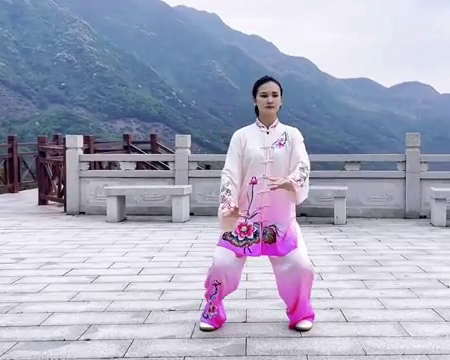
#> input picture frame 0 of public/practice-media/24-02.mp4, 450 x 360 px, given in place of 24.mp4, which was not available
$ python inspect-24.py
#> lines starting #> are read from the running program, lines starting #| are printed output that depends on the picture; pictures that were not available may be replaced by others from this repository, and a replacement may not be noted
"""Render timestamped contact sheets of the user-provided 24.mp4 for boundary review."""
from pathlib import Path
import argparse
import cv2
from PIL import Image, ImageDraw

ROOT = Path(__file__).resolve().parents[1]
parser = argparse.ArgumentParser()
parser.add_argument('--start', type=float, default=0)
parser.add_argument('--end', type=float, default=287.366667)
parser.add_argument('--step', type=float, default=10)
parser.add_argument('--name', default='overview')
parser.add_argument('--crop', type=int, nargs=4)
args = parser.parse_args()
out = ROOT / 'artifacts' / 'source-24-review'
out.mkdir(parents=True, exist_ok=True)
cap = cv2.VideoCapture(str(ROOT.parents[1] / '24.mp4'))
times = []
t = args.start
while t < args.end:
    times.append(t)
    t += args.step
for page in range((len(times) + 29) // 30):
    group = times[page * 30:(page + 1) * 30]
    sheet = Image.new('RGB', (5 * 320, ((len(group) + 4) // 5) * 204), '#ffffff')
    draw = ImageDraw.Draw(sheet)
    for n, t in enumerate(group):
        cap.set(cv2.CAP_PROP_POS_MSEC, t * 1000)
        ok, frame = cap.read()
        if not ok:
            continue
        frame = cv2.cvtColor(frame, cv2.COLOR_BGR2RGB)
        if args.crop:
            cx, cy, cw, ch = args.crop
            frame = frame[cy:cy + ch, cx:cx + cw]
        x, y = (n % 5) * 320, (n // 5) * 204
        sheet.paste(Image.fromarray(frame).resize((320, 180)), (x, y))
        draw.text((x + 5, y + 183), f'{t:.3f}s  {int(t)//60:02}:{t%60:06.3f}', fill='#000000')
    path = out / f'{args.name}-{page + 1:02}.jpg'
    sheet.save(path, quality=94)
    print(path)
#> this loop made 1 pass
#| artifacts/source-24-review/overview-01.jpg
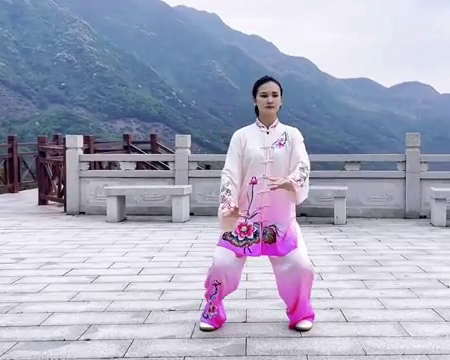
#> input picture frame 0 of public/practice-media/24-02.mp4, 450 x 360 px, given in place of 24.mp4, which was not available
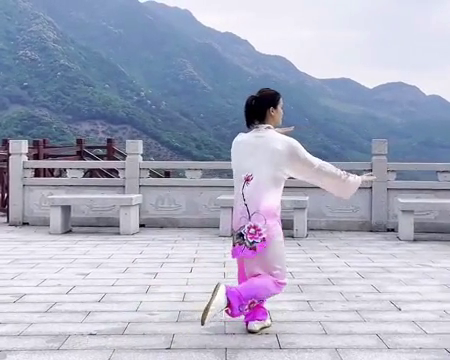
#> input picture frame 300 of public/practice-media/24-02.mp4, 450 x 360 px, given in place of 24.mp4, which was not available
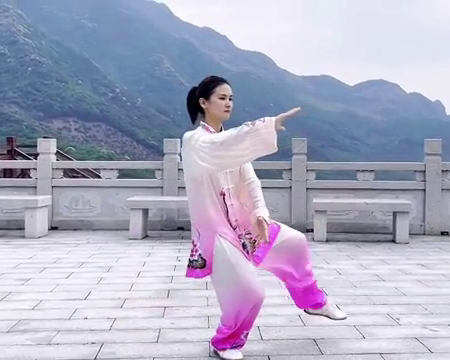
#> input picture frame 600 of public/practice-media/24-02.mp4, 450 x 360 px, given in place of 24.mp4, which was not available
#> pass 1, `sheet.save(path, quality=94)`:
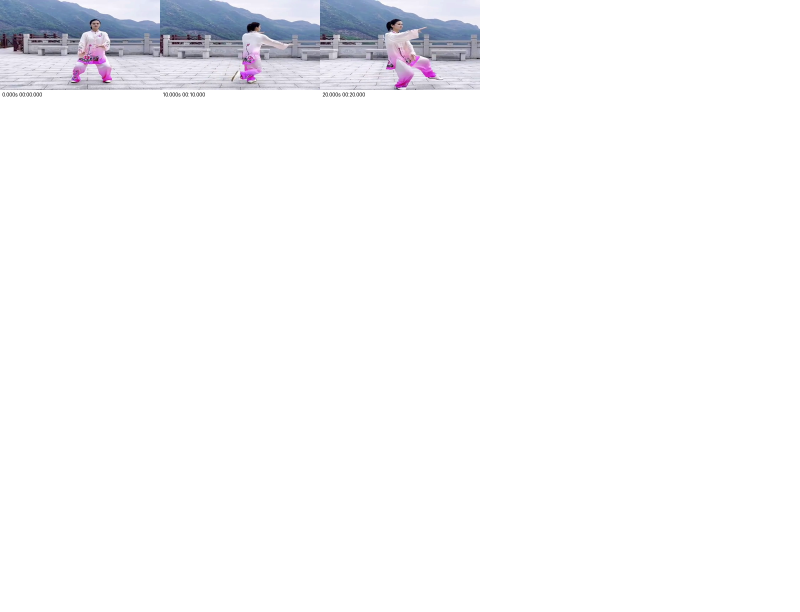
#> saved as overview-01.jpg: PIL image 1600x1224 RGB (shown at 1/2 size); mean R, G, B 247.4, 247.6, 249.4
cap.release()

$ run again, starting later in the video
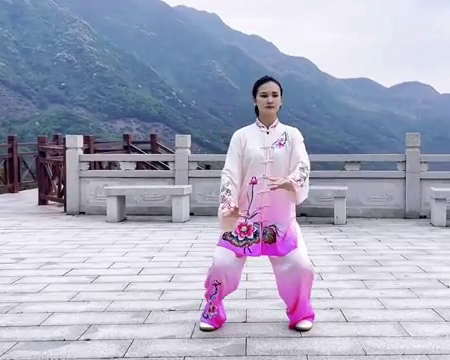
#> input picture frame 0 of public/practice-media/24-02.mp4, 450 x 360 px, given in place of 24.mp4, which was not available
#> the loop `for page in range((len(times) + 29) // 30):` made 1 pass
#| artifacts/source-24-review/overview-01.jpg
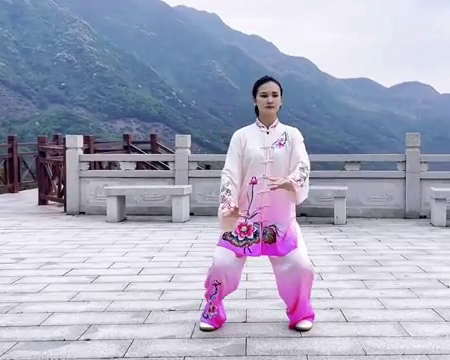
#> input picture frame 0 of public/practice-media/24-02.mp4, 450 x 360 px, given in place of 24.mp4, which was not available
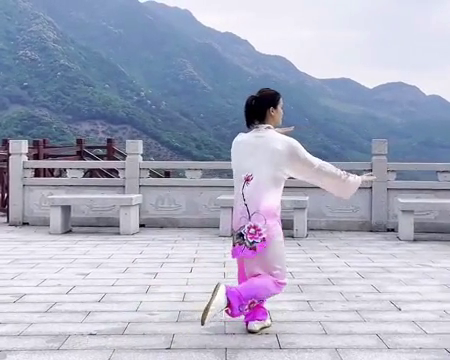
#> input picture frame 300 of public/practice-media/24-02.mp4, 450 x 360 px, given in place of 24.mp4, which was not available
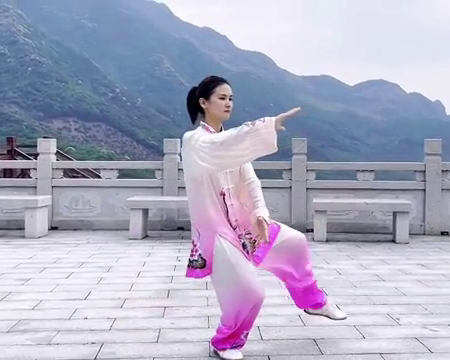
#> input picture frame 600 of public/practice-media/24-02.mp4, 450 x 360 px, given in place of 24.mp4, which was not available

$ run again, starting later in the video
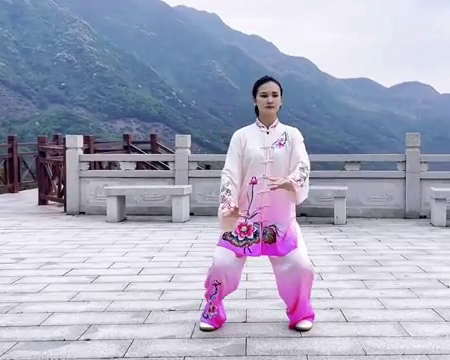
#> input picture frame 0 of public/practice-media/24-02.mp4, 450 x 360 px, given in place of 24.mp4, which was not available
#> the loop `for page in range((len(times) + 29) // 30):` made 1 pass
#| artifacts/source-24-review/overview-01.jpg
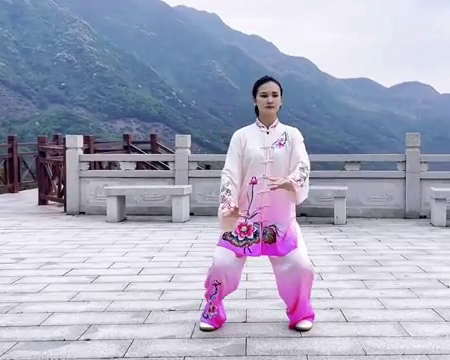
#> input picture frame 0 of public/practice-media/24-02.mp4, 450 x 360 px, given in place of 24.mp4, which was not available
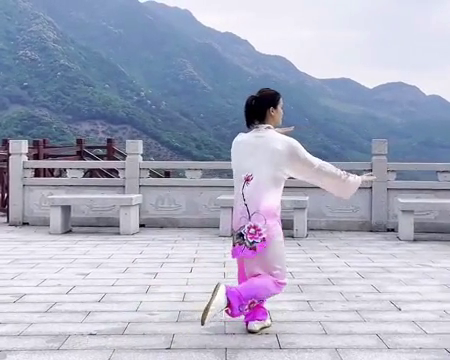
#> input picture frame 300 of public/practice-media/24-02.mp4, 450 x 360 px, given in place of 24.mp4, which was not available
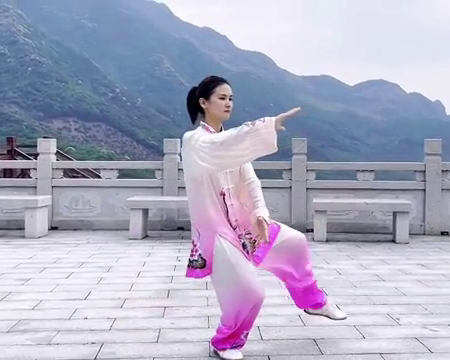
#> input picture frame 600 of public/practice-media/24-02.mp4, 450 x 360 px, given in place of 24.mp4, which was not available
